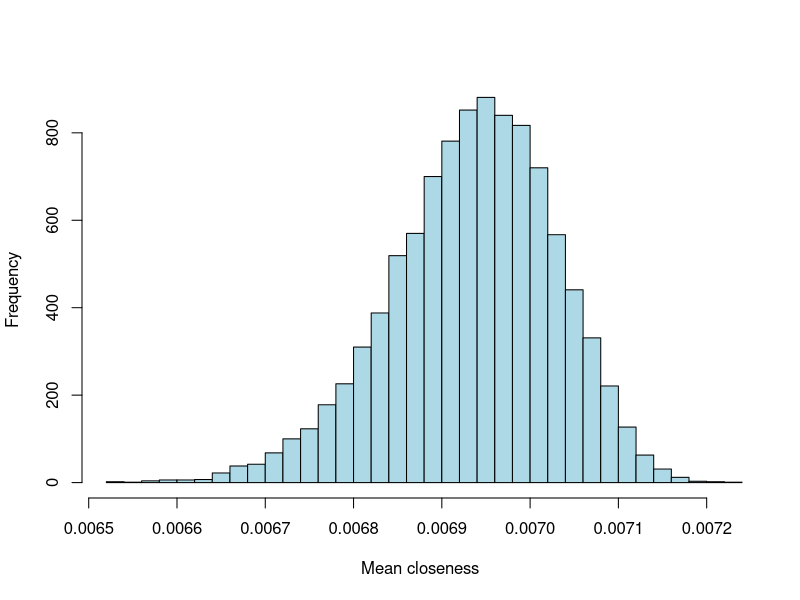

Recreate this plot in R.
library(igraph)
N = 50
k = 4
m = 10000

# g <- k.regular.game(N, k)
# 
# l <- layout.kamada.kawai(g)
# plot(g, layout=l)

set.seed(1)

graphs <- replicate(m, k.regular.game(N, k), simplify = FALSE)


close <- lapply(graphs, closeness)
close.mean <- unlist(lapply(close, mean))
hist(close.mean, col="lightblue", xlim=c(min(close.mean),max(close.mean)),
     xlab="Mean closeness", ylab="Frequency", main="", breaks = 30)

